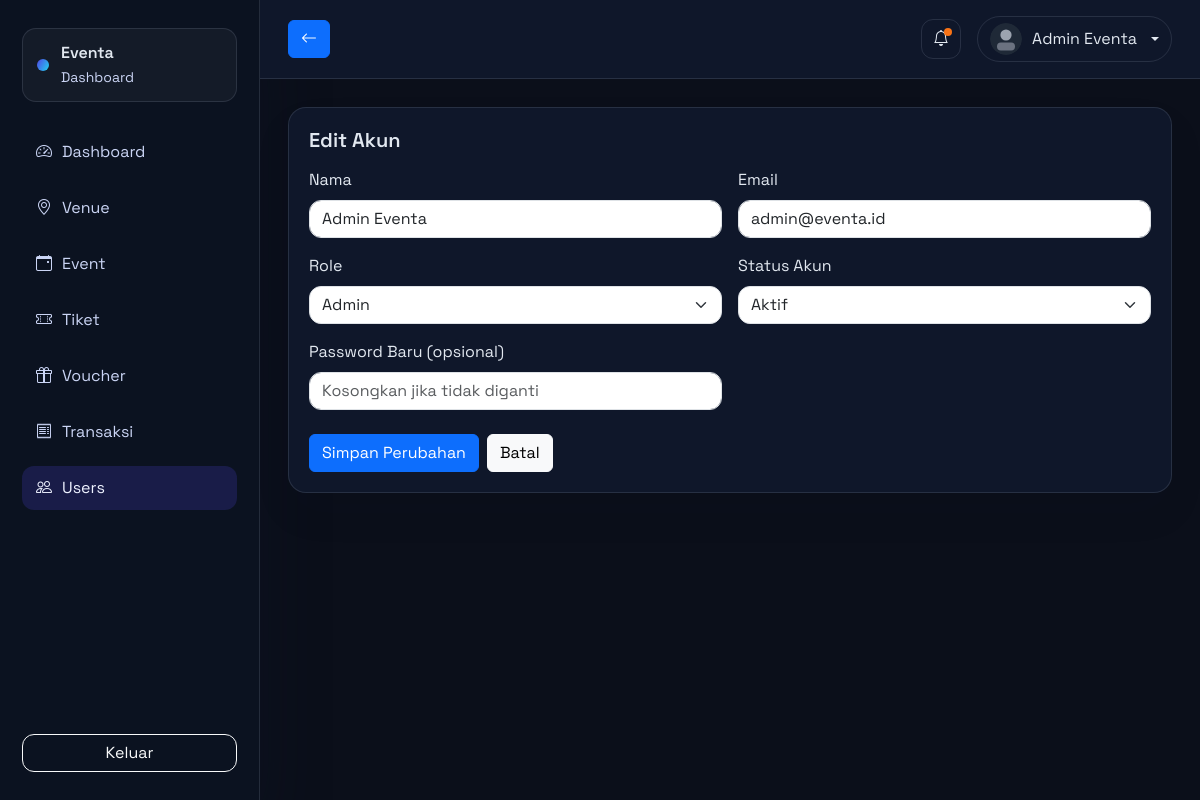
/admin/users/edit.php?id=1 (signed in), run on the app's committed database.
### tables this page shows
CREATE TABLE users (
    id_user INT AUTO_INCREMENT PRIMARY KEY,
    nama VARCHAR(100) NOT NULL,
    username VARCHAR(100) UNIQUE,
    email VARCHAR(100) UNIQUE NOT NULL,
    password VARCHAR(255) NOT NULL,
    foto_profile VARCHAR(255) DEFAULT 'default.png',
    no_hp VARCHAR(20),
    alamat TEXT,
    role ENUM('admin','user') DEFAULT 'user',
    status_akun ENUM('aktif','nonaktif') DEFAULT 'aktif',
    created_at TIMESTAMP DEFAULT CURRENT_TIMESTAMP
);

### config/helpers.php (called while the page is built, shortened)
<?php
function base_url(string $path = ''): string
{
    $url = rtrim(BASE_URL, '/') . '/' . ltrim($path, '/');
    return str_replace(' ', '%20', $url);
}
function e($value): string
{
    return htmlspecialchars((string)$value, ENT_QUOTES, 'UTF-8');
}

### admin/users/edit.php (the view, shortened to what this page needs)
<?php
require_once __DIR__ . '/../../components/admin_header.php';
$id = (int)($_GET['id'] ?? 0);
$stmt = $pdo->prepare('SELECT id_user, nama, email, role, status_akun FROM users WHERE id_user = :id');
$stmt->execute(['id' => $id]);
$user = $stmt->fetch();
?>
<div class="card-glass">
  <h5 class="fw-semibold mb-3">Edit Akun</h5>
  <form method="post" action="<?php echo base_url('admin/users/update.php'); ?>">
    <div class="row g-3">
      <div class="col-md-6">
        <label class="form-label">Nama</label>
        <input type="text" class="form-control" name="nama" value="<?php echo e($user['nama']); ?>" required>
      </div>
      <div class="col-md-6">
        <label class="form-label">Email</label>
        <input type="email" class="form-control" name="email" value="<?php echo e($user['email']); ?>" required>
      </div>
      <div class="col-md-6">
        <label class="form-label">Role</label>
        <select class="form-select" name="role" required>
          <option value="admin" <?php echo $user['role'] === 'admin' ? 'selected' : ''; ?>>Admin</option>
        </select>
      </div>
      <div class="col-md-6">
        <label class="form-label">Status Akun</label>
        <select class="form-select" name="status_akun" required>
          <option value="aktif" <?php echo $user['status_akun'] === 'aktif' ? 'selected' : ''; ?>>Aktif</option>
        </select>
      </div>
      <div class="col-md-6">
        <label class="form-label">Password Baru (opsional)</label>
        <input type="password" class="form-control" name="password" placeholder="Kosongkan jika tidak diganti">
      </div>
    </div>
    <div class="d-flex gap-2 mt-4">
      <button class="btn btn-primary" type="submit">Simpan Perubahan</button>
      <a class="btn btn-light" href="<?php echo base_url('admin/users/index.php'); ?>">Batal</a>
    </div>
  </form>
</div>
<?php require_once __DIR__ . '/../../components/admin_footer.php'; ?>

### assets/css/dashboard.css (style rules this page uses)
:root { --dash-bg: #0b0f1a; --dash-card: #101827; --dash-border: rgba(148, 163, 184, 0.18); --dash-text: #e2e8f0; --dash-muted: #94a3b8; --dash-primary: #4f46e5; --dash-accent: #22d3ee; }
.dashboard-body { font-family: "Space Grotesk", "Sora", system-ui, sans-serif; background: #f5f7fb; color: #1f2937; }
.dashboard-body.admin-theme { background: var(--dash-bg); color: var(--dash-text); }
.card-glass { background: white; border: 1px solid var(--dash-border); border-radius: 18px; padding: 20px; box-shadow: 0 20px 40px rgba(15, 23, 42, 0.06); }
.dashboard-body.admin-theme .card-glass { background: #0f172a; color: var(--dash-text); }
.form-control, .form-select { border-radius: 12px; }

### data on the page
users: nama "Admin Eventa", email "admin@eventa.id", role "Admin", status_akun "Aktif"

### other printed values
$user['nama'] "Admin Eventa"
